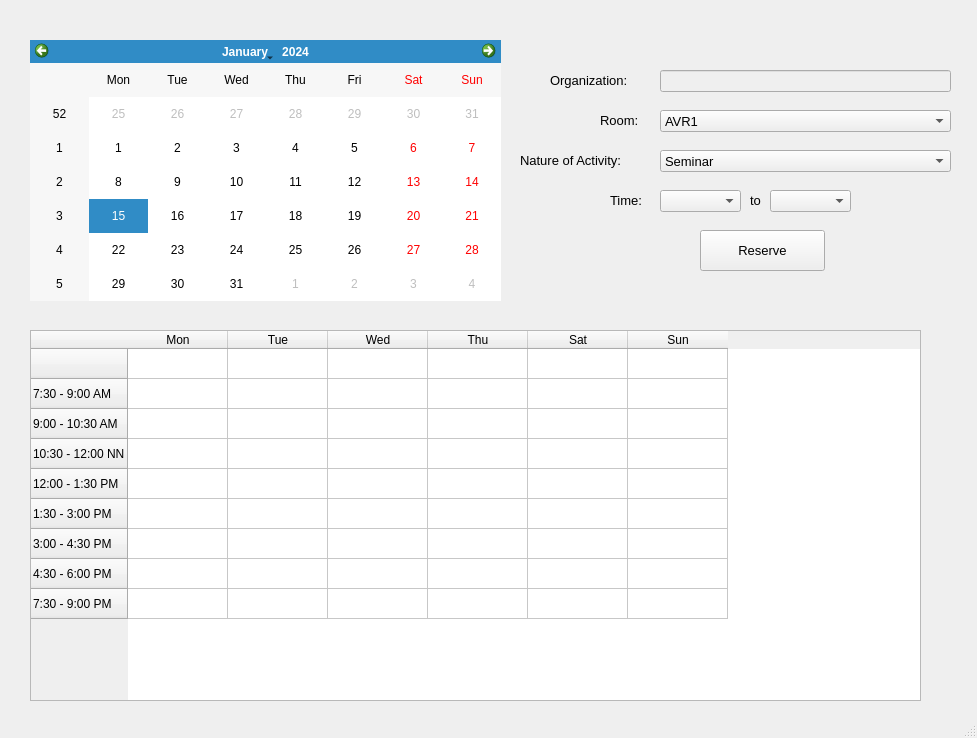
<?xml version="1.0" encoding="UTF-8"?>
<ui version="4.0">
 <class>MainWindow_User</class>
 <widget class="QMainWindow" name="MainWindow_User">
  <property name="geometry">
   <rect>
    <x>0</x>
    <y>0</y>
    <width>977</width>
    <height>738</height>
   </rect>
  </property>
  <property name="windowTitle">
   <string>MainWindow</string>
  </property>
  <widget class="QWidget" name="centralwidget">
   <widget class="QWidget" name="gridLayoutWidget">
    <property name="geometry">
     <rect>
      <x>30</x>
      <y>40</y>
      <width>471</width>
      <height>261</height>
     </rect>
    </property>
    <layout class="QGridLayout" name="gridLayout_3">
     <item row="0" column="1">
      <widget class="QCalendarWidget" name="calendarWidget"/>
     </item>
    </layout>
   </widget>
   <widget class="QTableWidget" name="tableWidget_schedule">
    <property name="geometry">
     <rect>
      <x>30</x>
      <y>330</y>
      <width>891</width>
      <height>371</height>
     </rect>
    </property>
    <row>
     <property name="text">
      <string/>
     </property>
    </row>
    <row>
     <property name="text">
      <string>7:30 - 9:00 AM</string>
     </property>
    </row>
    <row>
     <property name="text">
      <string>9:00 - 10:30 AM</string>
     </property>
    </row>
    <row>
     <property name="text">
      <string>10:30 - 12:00 NN</string>
     </property>
    </row>
    <row>
     <property name="text">
      <string>12:00 - 1:30 PM</string>
     </property>
    </row>
    <row>
     <property name="text">
      <string>1:30 - 3:00 PM</string>
     </property>
    </row>
    <row>
     <property name="text">
      <string>3:00 - 4:30 PM</string>
     </property>
    </row>
    <row>
     <property name="text">
      <string>4:30 - 6:00 PM</string>
     </property>
    </row>
    <row>
     <property name="text">
      <string>7:30 - 9:00 PM</string>
     </property>
    </row>
    <column>
     <property name="text">
      <string>Mon</string>
     </property>
    </column>
    <column>
     <property name="text">
      <string>Tue</string>
     </property>
    </column>
    <column>
     <property name="text">
      <string>Wed</string>
     </property>
    </column>
    <column>
     <property name="text">
      <string>Thu</string>
     </property>
    </column>
    <column>
     <property name="text">
      <string>Sat</string>
     </property>
    </column>
    <column>
     <property name="text">
      <string>Sun</string>
     </property>
    </column>
   </widget>
   <widget class="QPushButton" name="pushButton_Reserve">
    <property name="enabled">
     <bool>true</bool>
    </property>
    <property name="geometry">
     <rect>
      <x>700</x>
      <y>230</y>
      <width>125</width>
      <height>41</height>
     </rect>
    </property>
    <property name="font">
     <font>
      <pointsize>10</pointsize>
     </font>
    </property>
    <property name="text">
     <string>Reserve</string>
    </property>
   </widget>
   <widget class="QComboBox" name="comboBox_NatureOfActivity">
    <property name="geometry">
     <rect>
      <x>660</x>
      <y>150</y>
      <width>291</width>
      <height>22</height>
     </rect>
    </property>
    <property name="font">
     <font>
      <pointsize>10</pointsize>
     </font>
    </property>
    <item>
     <property name="text">
      <string>Seminar</string>
     </property>
    </item>
    <item>
     <property name="text">
      <string>Orientation</string>
     </property>
    </item>
    <item>
     <property name="text">
      <string>Meeting</string>
     </property>
    </item>
   </widget>
   <widget class="QComboBox" name="comboBox_timeEnd">
    <property name="geometry">
     <rect>
      <x>770</x>
      <y>190</y>
      <width>81</width>
      <height>22</height>
     </rect>
    </property>
    <property name="font">
     <font>
      <pointsize>10</pointsize>
     </font>
    </property>
   </widget>
   <widget class="QComboBox" name="comboBox_Room">
    <property name="geometry">
     <rect>
      <x>660</x>
      <y>110</y>
      <width>291</width>
      <height>22</height>
     </rect>
    </property>
    <property name="font">
     <font>
      <pointsize>10</pointsize>
     </font>
    </property>
    <item>
     <property name="text">
      <string>AVR1</string>
     </property>
    </item>
    <item>
     <property name="text">
      <string>AVR2</string>
     </property>
    </item>
    <item>
     <property name="text">
      <string>AVR3</string>
     </property>
    </item>
    <item>
     <property name="text">
      <string>Plenary Hall</string>
     </property>
    </item>
    <item>
     <property name="text">
      <string>Seminar Room</string>
     </property>
    </item>
    <item>
     <property name="text">
      <string>Gym</string>
     </property>
    </item>
   </widget>
   <widget class="QLabel" name="label_2">
    <property name="geometry">
     <rect>
      <x>610</x>
      <y>190</y>
      <width>41</width>
      <height>21</height>
     </rect>
    </property>
    <property name="font">
     <font>
      <pointsize>10</pointsize>
     </font>
    </property>
    <property name="text">
     <string>Time:</string>
    </property>
   </widget>
   <widget class="QLabel" name="label_room">
    <property name="geometry">
     <rect>
      <x>600</x>
      <y>110</y>
      <width>51</width>
      <height>21</height>
     </rect>
    </property>
    <property name="font">
     <font>
      <pointsize>10</pointsize>
     </font>
    </property>
    <property name="text">
     <string>Room: </string>
    </property>
   </widget>
   <widget class="QLineEdit" name="lineEdit_Organization">
    <property name="enabled">
     <bool>false</bool>
    </property>
    <property name="geometry">
     <rect>
      <x>660</x>
      <y>70</y>
      <width>291</width>
      <height>22</height>
     </rect>
    </property>
    <property name="font">
     <font>
      <pointsize>10</pointsize>
     </font>
    </property>
   </widget>
   <widget class="QComboBox" name="comboBox_timeStart">
    <property name="geometry">
     <rect>
      <x>660</x>
      <y>190</y>
      <width>81</width>
      <height>22</height>
     </rect>
    </property>
    <property name="font">
     <font>
      <pointsize>10</pointsize>
     </font>
    </property>
   </widget>
   <widget class="QLabel" name="label_3">
    <property name="geometry">
     <rect>
      <x>750</x>
      <y>190</y>
      <width>20</width>
      <height>21</height>
     </rect>
    </property>
    <property name="font">
     <font>
      <pointsize>10</pointsize>
     </font>
    </property>
    <property name="text">
     <string>to</string>
    </property>
   </widget>
   <widget class="QLabel" name="label_5">
    <property name="geometry">
     <rect>
      <x>520</x>
      <y>140</y>
      <width>141</width>
      <height>41</height>
     </rect>
    </property>
    <property name="font">
     <font>
      <pointsize>10</pointsize>
     </font>
    </property>
    <property name="text">
     <string>Nature of Activity:</string>
    </property>
   </widget>
   <widget class="QLabel" name="label_organization">
    <property name="geometry">
     <rect>
      <x>550</x>
      <y>70</y>
      <width>101</width>
      <height>21</height>
     </rect>
    </property>
    <property name="font">
     <font>
      <pointsize>10</pointsize>
     </font>
    </property>
    <property name="text">
     <string>Organization:</string>
    </property>
   </widget>
  </widget>
  <widget class="QStatusBar" name="statusbar"/>
 </widget>
 <resources/>
 <connections/>
</ui>
